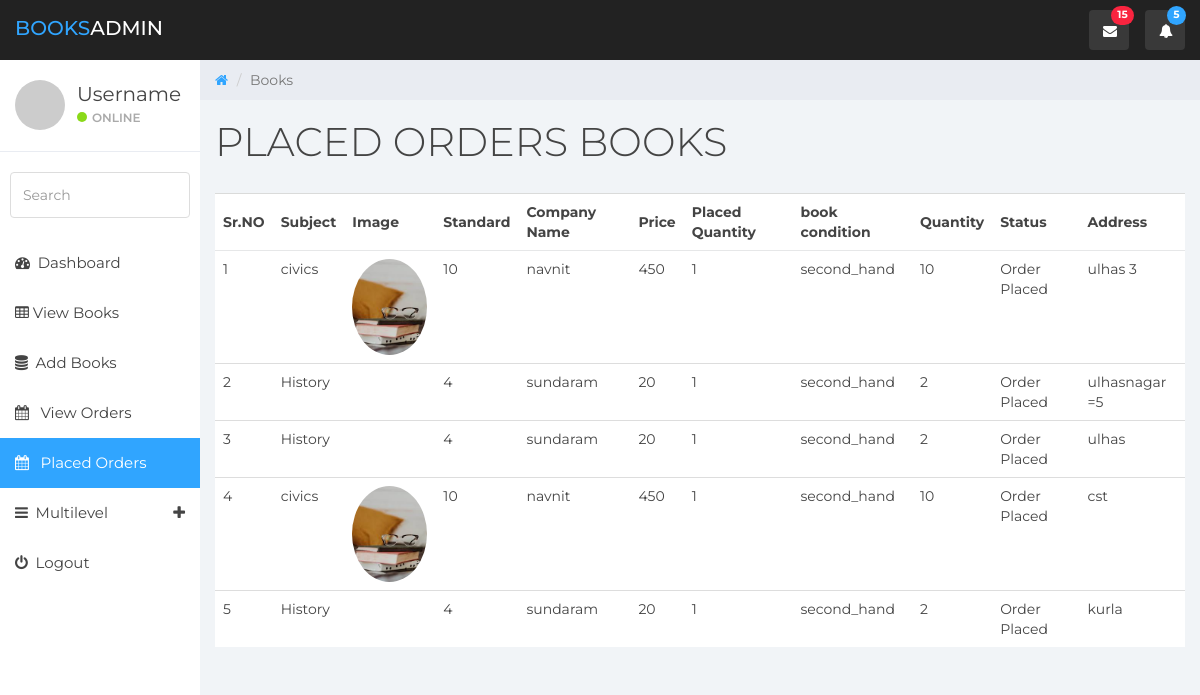
Screenshot of /books_seller/books.php?source=placed_orders (signed in) with the database file from the repository.
### tables this page shows
CREATE TABLE `placed_orders` (
  `id` int(11) NOT NULL,
  `buyer_user` int(11) NOT NULL,
  `seller_user` int(11) NOT NULL,
  `placed_quantity` int(11) NOT NULL,
  `book_id` int(11) NOT NULL,
  `status` varchar(255) NOT NULL,
  `address` text NOT NULL
);

CREATE TABLE `books` (
  `id` int(11) NOT NULL,
  `book_name` varchar(255) NOT NULL,
  `description` text NOT NULL,
  `subject` varchar(255) NOT NULL,
  `standard` int(11) NOT NULL,
  `company_name` varchar(255) NOT NULL,
  `state` varchar(255) NOT NULL,
  `price` int(11) NOT NULL,
  `user_id` int(11) NOT NULL,
  `quantity` int(11) NOT NULL,
  `image` varchar(255) NOT NULL
);

### books_seller/pages/placed_orders.php (the view, shortened to what this page needs)
<div class="container-fluid border-top">
    <div class="row">
        <div class="table-responsive">
            <table class="table table-hover">
                <thead>
                <tr>
                    <th>Sr.NO</th>
                    <th>Subject</th>
                    <th>Image</th>
                    <th>Standard</th>
                    <th>Company Name</th>
                    <th>Price</th>
                    <th>Placed Quantity</th>
                    <th>book condition</th>
                    <th>Quantity</th>
                    <th>Status</th>
                    <th>Address</th>
                </tr>
                </thead>
                <tbody>
                <?php
                include_once ("includes/connection.php");
                $i = 0;
                $id= $_SESSION['id'];
                $query  = "SELECT books.*,placed_orders.* FROM `placed_orders` JOIN books ON books.id = placed_orders.book_id WHERE books.user_id=$id";
                $rs = mysqli_query($conn,$query);
                while ($row = mysqli_fetch_assoc($rs)) {
                    $subject = $row['subject'];
                    $standard = $row['standard'];
                    $company_name = $row['company_name'];
                    $price = $row['price'];
                    $placed_quantity= $row['placed_quantity'];
                    $image = $row['image'];
                    $state= $row['state'];
                    $quantity = $row['quantity'];
                    $status = $row['status'];
                    $address = $row['address'];
                    $i++;
                    echo<<<ROW
<tr>
    <td>$i</td>
    <td>$subject</td>
    <td><a href=""><img src="images/books/$image" class="img-rounded img-circle img-responsive" style="width: 75px" alt=""></a></td>
    <td>$standard</td>
    <td>$company_name</td>
    <td>$price</td>
    <td>$placed_quantity</td>
    <td>$state</td>
    <td>$quantity</td>
    <td>$status</td>
    <td>$address</td>
</tr>
ROW;
                }
                ?>
                </tbody>
            </table>
        </div>
    </div>
</div>

### books_seller/css/styles.css (style rules this page uses)
body { background: #f1f4f7; padding-top: 60px; font-size: 14px; color: #444444; font-family: "Montserrat", "Helvetica Neue", Helvetica, Arial, sans-serif; }
a, a:hover, a:focus { color: #30a5ff; }
.border-top { border-top: 1px solid #dadbda; }
.table { background: #fff; }
.table > thead > tr > th { border-bottom: 1px solid #e6e7e8; vertical-align: middle; height: 50px; }

### rows the page displays
placed_orders: book.subject "civics", book.image (picture), book.standard "10", book.company_name "navnit", book.price "450", placed_quantity "1", book.state "second_hand", book.quantity "10", status "Order Placed", address "ulhas 3"
placed_orders: book.subject "History", book.standard "4", book.company_name "sundaram", book.price "20", placed_quantity "1", book.state "second_hand", book.quantity "2", status "Order Placed", address "ulhasnagar =5"
placed_orders: book.subject "History", book.standard "4", book.company_name "sundaram", book.price "20", placed_quantity "1", book.state "second_hand", book.quantity "2", status "Order Placed", address "ulhas"
placed_orders: book.subject "civics", book.image (picture), book.standard "10", book.company_name "navnit", book.price "450", placed_quantity "1", book.state "second_hand", book.quantity "10", status "Order Placed", address "cst"
placed_orders: book.subject "History", book.standard "4", book.company_name "sundaram", book.price "20", placed_quantity "1", book.state "second_hand", book.quantity "2", status "Order Placed", address "kurla"

### other values shown
$title "PLACED ORDERS BOOKS"
